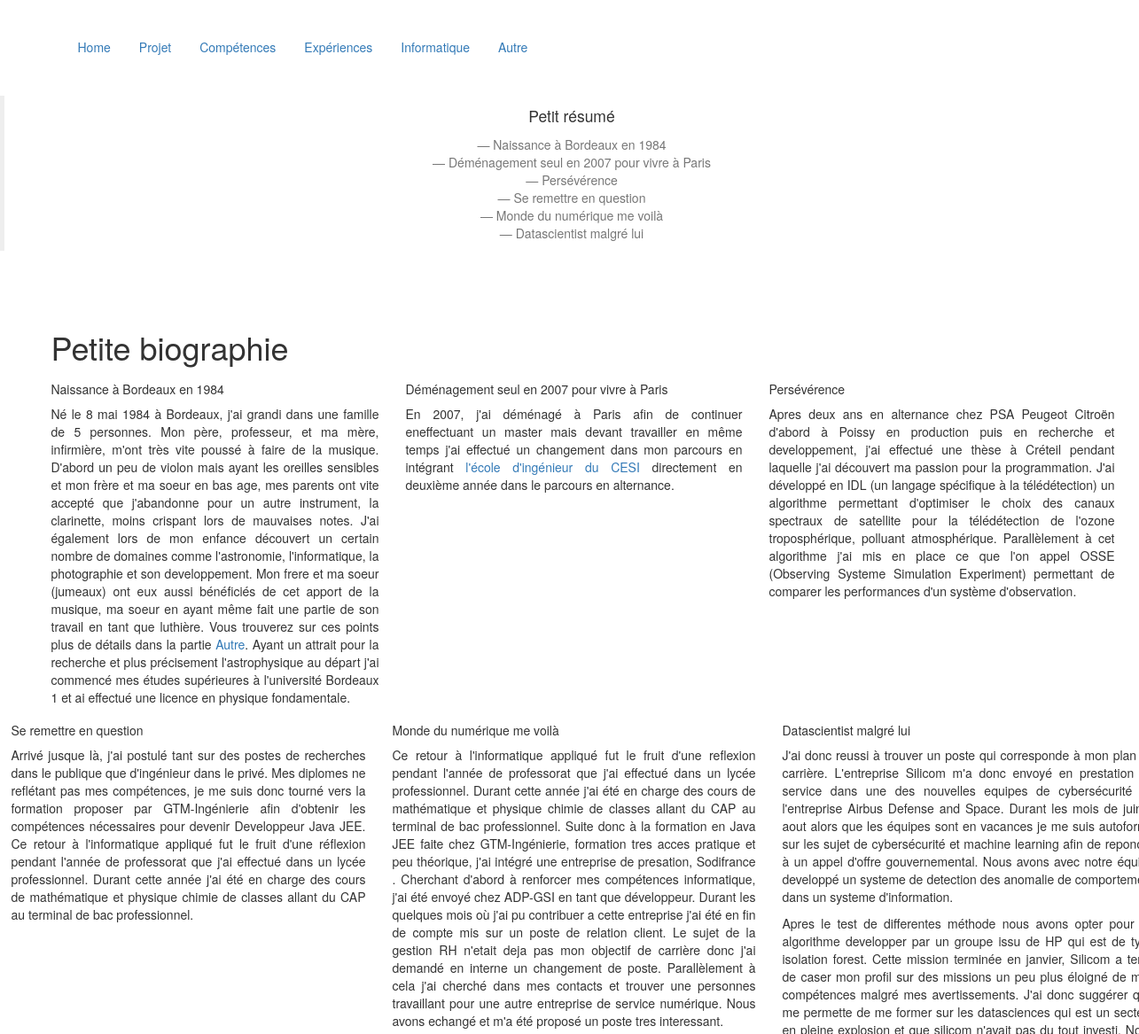
/blog/ (middle part), run on an earlier commit of the app's database.
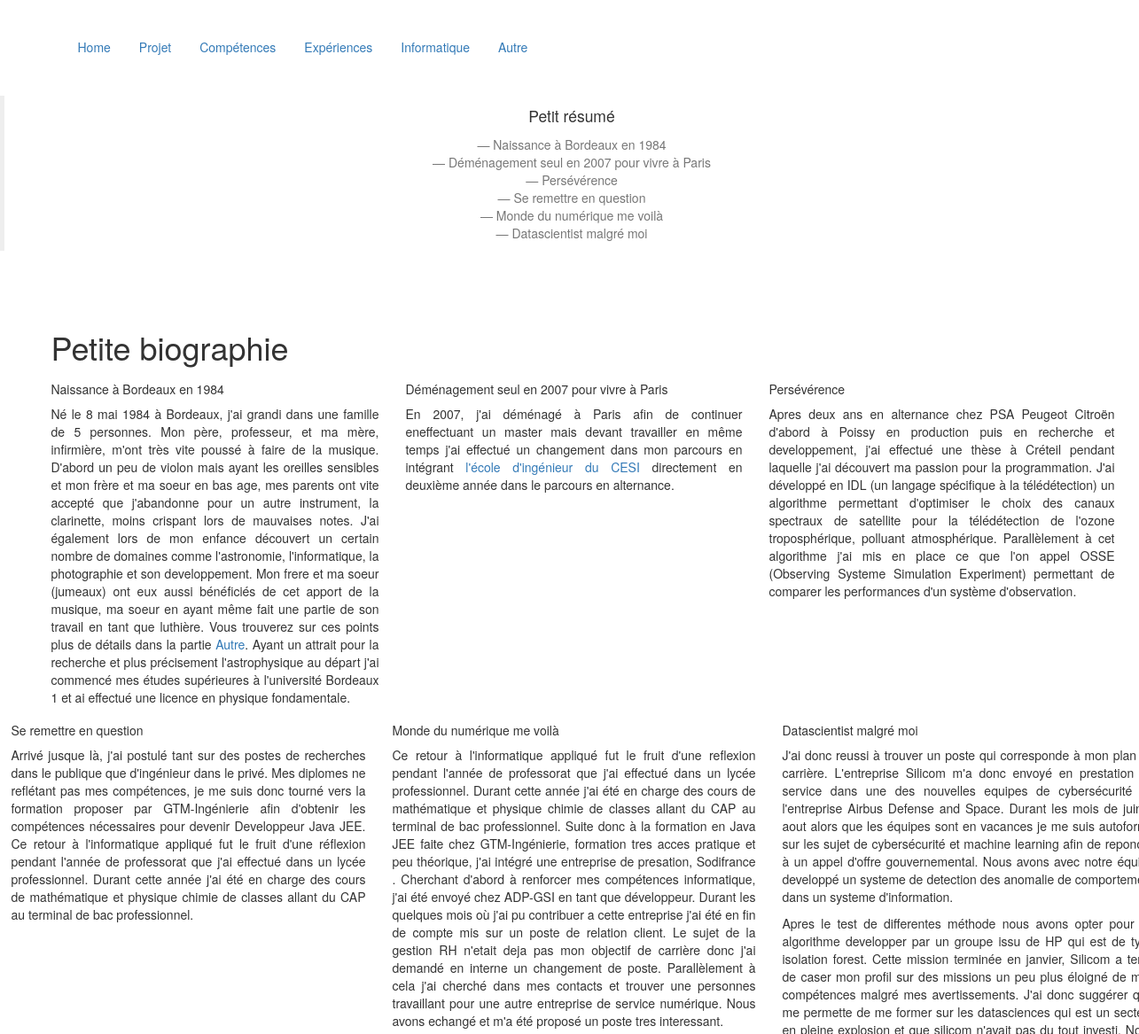
And on a later commit of the database.
### blog/models.py (models this page shows, shortened)
class TimstampModel(models.Model):
    created_at=models.DateTimeField(auto_now_add=True)
    updated_at=models.DateTimeField(auto_now=True)
    class Meta:
        abstract=True

class Post_Bio(TimstampModel):
    title=models.CharField(max_length=50)
    body=models.TextField()

### blog/views.py (the view)
def bio(request):
    posts_bio = Post_Bio.objects.all()
    return render(request, 'blog/pages/bio.html',{'posts': posts_bio})

### blog/templates/blog/pages/bio.html (shortened to what this page needs)
{% extends 'blog/layout/base.html' %}
{% load static from staticfiles %}
{% block content %}
	<link title="timeline-styles" rel="stylesheet" href="{%static 'timeline3/css/timeline.css'%}">
{% include 'blog/layout/_nav.html' %}
{% block body %}
<div align="center">
<blockquote>
     <p>Petit résumé</p>
        {% for post in posts%}
        <footer>{{post.title}}</footer>
        {% endfor %}
 </blockquote>
</div>
<article>
    <div class="section">
        <div class="container">
            <div class="row">
                <h1>Petite biographie</h1>
                {% for post in posts%}
                <div class="row">
                    <div class="col-md-4">
                        <h5>{{post.title}}</h5>
                        <p align="justify">{{post.body|safe}}</p>
                    </div>
                    {%if forloop.counter|divisibleby:"3" %}
                </div>
                <div class="row">
                    {% endif %}
                    {% endfor %}
                </div>
            </div>
        </div>
    </div>
</article>
{% endblock %}
{% endblock %}

### blog/templates/blog/layout/base.html (shortened to what this page needs)
{% extends 'layout/base.html' %}
{% load static from staticfiles %}

### templates/layout/base.html (shortened to what this page needs)
{% load static from staticfiles %}
<!DOCTYPE html>
<html lang="fr">
    <head>
        {% include 'layout/_stylesheet.html' %}
    </head>
    <body>
            {% block content %}{% endblock %}
    </body>
</html>

### templates/layout/_stylesheet.html (shortened to what this page needs)
{% load static from staticfiles %}
<link rel="stylesheet" type="text/css" href="{% static 'css/styles.css' %}">
<link rel="stylesheet" type="text/css" href="{% static 'css/style1.css'%}">
<link rel="stylesheet" type="text/css" href="{% static 'css/style2.css'%}">
<link rel="stylesheet" href="//maxcdn.bootstrapcdn.com/bootstrap/3.2.0/css/bootstrap.min.css">
<link rel="stylesheet" href="//maxcdn.bootstrapcdn.com/bootstrap/3.2.0/css/bootstrap-theme.min.css">

### blog/templates/blog/layout/_nav.html
<div class="section">
    <div class="container">
        <div class="row">
            <div class="col-md-12">
                <ul class="nav nav-pills">
                    <li><a href="{% url  'blog:bio' %}">Home</a></li>
                    <li><a href="{% url  'blog:projets' %}">Projet</a></li>
                    <li><a href="{% url  'blog:competences'%}">Compétences</a></li>
                    <li><a href="{% url  'blog:experiences'%}">Expériences</a></li>
                    <li><a href="{% url  'blog:informatique'%}">Informatique</a></li>
                    <li><a href="{% url  'blog:autre'%}">Autre</a></li>
                </ul>
            </div>
        </div>
    </div>
</div>

### blog/static/blog/css/styles.css (style rules this page uses)
article { background-color: #fff; margin-bottom: 2em; padding: 1em; }
article a { text-decorator: none; }

What changed in the data, as far as the page shows it:
changed Post_Bio: title "Datascientist malgré lui" → "Datascientist malgré moi"
